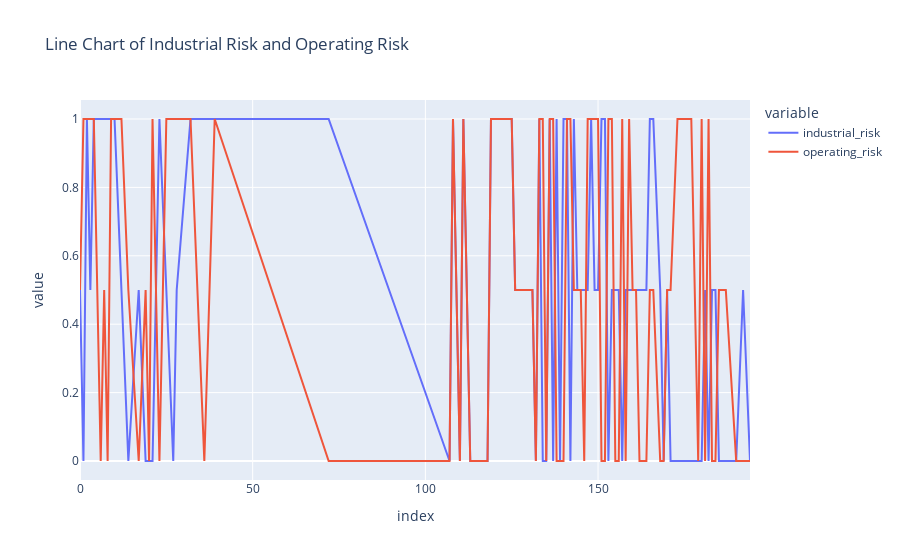

Here is the notebook cell this chart was saved with:
### Code cell
# Chart 5: Line chart of industrial_risk and operating_risk
fig5 = px.line(data, x=data.index, y=['industrial_risk', 'operating_risk'], 
               title="Line Chart of Industrial Risk and Operating Risk")
fig5.show()

### Figure 1 — Plotly figure (JSON) as saved in the notebook; plotly's stock layout.template omitted (floating-point values rounded to 4 significant figures)
{"data": [{"hovertemplate": "variable=industrial_risk<br>index=%{x}<br>value=%{y}<extra></extra>", "legendgroup": "industrial_risk", "line": {"color": "#636efa", "dash": "solid"}, "marker": {"symbol": "circle"}, "mode": "lines", "name": "industrial_risk", "orientation": "v", "showlegend": true, "type": "scatter", "x": [0, 1, 2, 3, 4, 5, 6, 7, 8, 9, 10, 12, 14, 17, 19, 20, 21, 23, 25, 27, 28, 32, 36, 39, 72, 107, 108, 109, 110, 111, 112, 113, 114, 115, 116, 117, 118, 119, 120, 121, 123, 124, 125, 126, 127, 128, 129, 130, 131, 132, 133, 134, 135, 136, 137, 138, 139, 140, 141, 142, 143, 144, 145, 146, 147, 148, 149, 150, 151, 152, 153, 154, 155, 156, 157, 158, 159, 160, 161, 162, 163, 164, 165, 166, 168, 169, 170, 171, 173, 174, 175, 177, 179, 180, 181, 182, 183, 184, 185, 187, 190, 192, 194], "xaxis": "x", "y": [0.5, 0, 1, 0.5, 1, 1, 1, 1, 1, 1, 1, 0.5, 0, 0.5, 0, 0, 0, 1, 0.5, 0, 0.5, 1, 1, 1, 1, 0, 1, 0.5, 0, 1, 0.5, 0, 0, 0, 0, 0, 0, 1, 1, 1, 1, 1, 1, 0.5, 0.5, 0.5, 0.5, 0.5, 0.5, 0, 1, 0, 0, 1, 0, 1, 0, 1, 1, 0, 1, 0.5, 0.5, 0.5, 0.5, 1, 0.5, 0.5, 1, 1, 0, 0.5, 0.5, 0.5, 0, 0.5, 0.5, 0.5, 0.5, 0.5, 0.5, 0.5, 1, 1, 0.5, 0, 0.5, 0, 0, 0, 0, 0, 0, 0, 0.5, 0, 0.5, 0.5, 0, 0, 0, 0.5, 0], "yaxis": "y"}, {"hovertemplate": "variable=operating_risk<br>index=%{x}<br>value=%{y}<extra></extra>", "legendgroup": "operating_risk", "line": {"color": "#EF553B", "dash": "solid"}, "marker": {"symbol": "circle"}, "mode": "lines", "name": "operating_risk", "orientation": "v", "showlegend": true, "type": "scatter", "x": [0, 1, 2, 3, 4, 5, 6, 7, 8, 9, 10, 12, 14, 17, 19, 20, 21, 23, 25, 27, 28, 32, 36, 39, 72, 107, 108, 109, 110, 111, 112, 113, 114, 115, 116, 117, 118, 119, 120, 121, 123, 124, 125, 126, 127, 128, 129, 130, 131, 132, 133, 134, 135, 136, 137, 138, 139, 140, 141, 142, 143, 144, 145, 146, 147, 148, 149, 150, 151, 152, 153, 154, 155, 156, 157, 158, 159, 160, 161, 162, 163, 164, 165, 166, 168, 169, 170, 171, 173, 174, 175, 177, 179, 180, 181, 182, 183, 184, 185, 187, 190, 192, 194], "xaxis": "x", "y": [0.5, 1, 1, 1, 1, 0.5, 0, 0.5, 0, 1, 1, 1, 0.5, 0, 0.5, 0, 1, 0, 1, 1, 1, 1, 0, 1, 0, 0, 1, 0.5, 0, 1, 0.5, 0, 0, 0, 0, 0, 0, 1, 1, 1, 1, 1, 1, 0.5, 0.5, 0.5, 0.5, 0.5, 0.5, 0, 1, 1, 0, 1, 1, 0, 0, 0, 1, 1, 0.5, 0.5, 0.5, 0, 1, 1, 1, 1, 0, 0, 1, 1, 0, 0, 1, 0, 1, 0.5, 0.5, 0, 0, 0, 0.5, 0.5, 0, 0, 0.5, 0.5, 1, 1, 1, 1, 0, 1, 0, 1, 0, 0, 0.5, 0.5, 0, 0, 0], "yaxis": "y"}], "layout": {"legend": {"title": {"text": "variable"}, "tracegroupgap": 0}, "title": {"text": "Line Chart of Industrial Risk and Operating Risk"}, "xaxis": {"anchor": "y", "domain": [0, 1], "title": {"text": "index"}}, "yaxis": {"anchor": "x", "domain": [0, 1], "title": {"text": "value"}}}}
